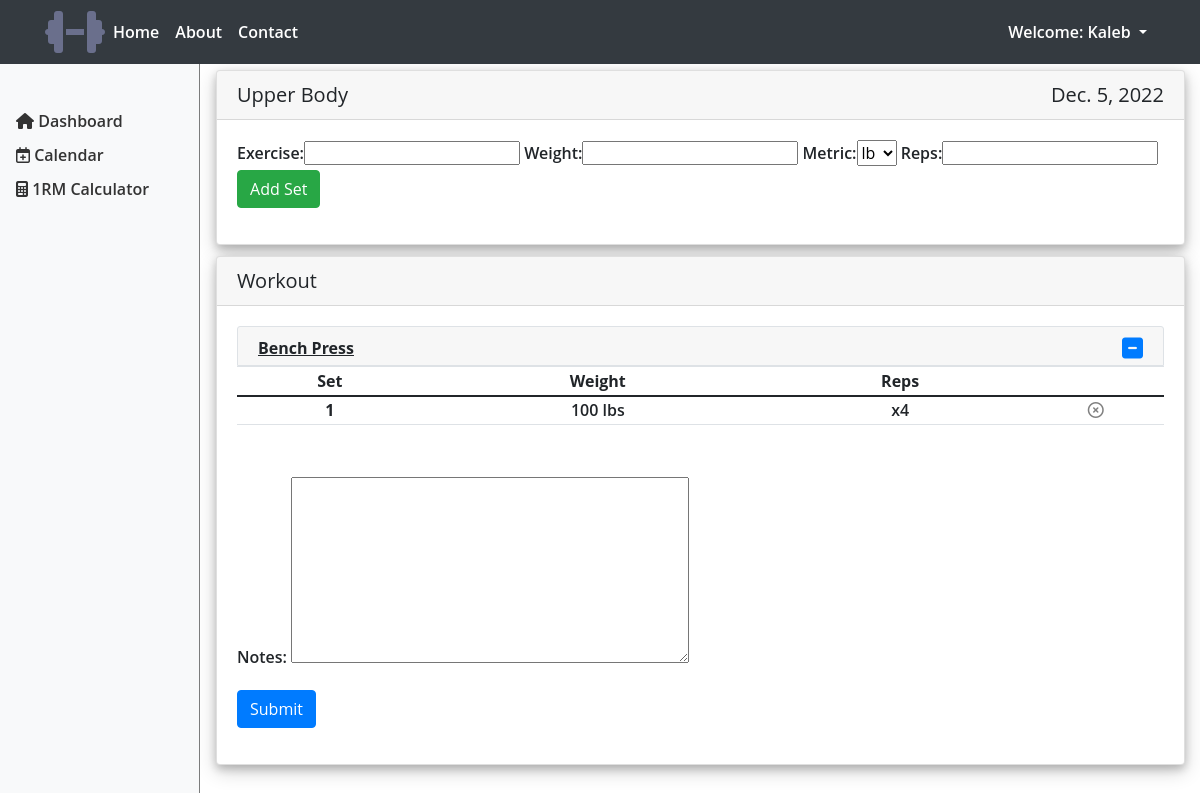
The app's page /9 (signed in) with its own data.
### fit_tracker/models.py (models this page shows, shortened)
class WorkoutName(models.Model):
    name = models.CharField(max_length=200)
    date = models.ForeignKey(
        WorkoutDate, on_delete=models.CASCADE, related_name="workoutname", null=True)

class WorkoutDate(models.Model):
    user = models.ForeignKey(
        User, on_delete=models.CASCADE, related_name="workoutdate", null=True)
    date = models.DateField()
    def __str__(self):
        return str(self.date)

class Exercise(models.Model):
    name = models.CharField(max_length=200)
    workout = models.ForeignKey(
        WorkoutName, on_delete=models.CASCADE, related_name="exercise", null=True)

class ExerciseSet(models.Model):
    METRICS = (
        ("lb", "lb"),
        ("kg", "kg"),
    )
    exercise = models.ForeignKey(
        Exercise, on_delete=models.CASCADE, related_name="exerciseset", null=True)
    weight = models.IntegerField()
    metric = models.CharField(max_length=2, choices=METRICS, default='lb')
    reps = models.IntegerField()

### fit_tracker/views.py (the view)
# urls.py: path("<int:id>", views.index, name="index"),
def index(response, id):
    x = WorkoutName.objects.get(id=id)
    ls = WorkoutDate.objects.get(id=id)
    if response.user != ls.user:
        return HttpResponse(status=403)
    if response.method == "POST":
        if 'notes' in response.POST:
            if x.notes.count() == 0:
                noteform = AdditionalNotes(response.POST)
                if noteform.is_valid():
                    note = noteform.cleaned_data["notes"]
                    n = Note(notes=note)
                    n.save()
                    x.notes.add(n)
            else:
                noteform = AdditionalNotes(response.POST)
                if noteform.is_valid():
                    note = noteform.cleaned_data["notes"]
                    noteId = x.notes.values('id')[0]['id']
                    Note.objects.filter(id=noteId).update(notes=note)
                    noteform = AdditionalNotes()
        else:
            noteform = AdditionalNotes()
        if 'exercise' in response.POST:
            form = LogExercises(response.POST)
            if form.is_valid():
                e = form.cleaned_data["exercise"]
                w = form.cleaned_data["weight"]
                m = form.cleaned_data["metric"]
                r = form.cleaned_data["reps"]
                if not x.exercise.filter(name=e).exists():
                    ex = Exercise(name=e)
                    exSets = ExerciseSet(weight=w, metric=m, reps=r)
                    ex.save()
                    exSets.save()
                    x.exercise.add(ex)
                    ex.exerciseset.add(exSets)
                else:
                    exId = x.exercise.filter(name=e).values('id')
                    exId = exId[0]['id']
                    ex = Exercise(id=exId)
                    exSets = ExerciseSet(weight=w, metric=m, reps=r)
                    exSets.save()
                    ex.exerciseset.add(exSets)
        else:
            form = LogExercises()
    else:
        if x.notes.count() > 0:
            ntId = x.notes.values('id')[0]['id']
            nt = Note.objects.get(id=ntId)
            noteform = AdditionalNotes(initial={'notes': nt})
        else:
            noteform = AdditionalNotes()
        form = LogExercises()
    return render(response, "fit_tracker/log.html", {"ls": ls, "form": form, "noteform": noteform})

### fit_tracker/forms.py
class LogExercises(forms.Form):
    METRICS = (
    ("lb", "lb"),
    ("kg", "kg"),
    )
    exercise = forms.CharField(label="Exercise",max_length=200)
    weight = forms.IntegerField()
    metric = forms.ChoiceField(choices = METRICS)
    reps = forms.IntegerField()

class AdditionalNotes(ModelForm):
    class Meta:
        model = Note
        fields= ["notes"]

### fit_tracker/templates/fit_tracker/log.html (shortened to what this page needs)
{% extends 'fit_tracker/base.html' %}
{% load static %}
{% block content %}
<link href="//netdna.bootstrapcdn.com/font-awesome/3.2.1/css/font-awesome.css" rel="stylesheet">
<link rel="stylesheet" href="https://cdnjs.cloudflare.com/ajax/libs/bootstrap-datepicker/1.9.0/css/bootstrap-datepicker.min.css" />
<link rel="stylesheet" type="text/css" href="{% static 'CSS/dashboard.css' %}">
{% for wkout in ls.workoutname.all %}
<div style="height: 220px;" class="container-fluid topdiv">
    <div class="card formcard">
      <h5 class="card-header" name = "{{ wkout.name }}" > {{ wkout.name }}<span style="float:right;">{{ls.date}}</span></h5>
      <div class="card-body">
        <form  action="" method="post" class="form-group">
          {{form}}
          <button type="submit" name="save" class= "btn btn-success">Add Set</button>
        </form>
      </div>
    </div>
</div>
{% endfor %}
<div class="container-fluid">
{% for wkout in ls.workoutname.all %}
<br><br>
<div class="card">
  <h5 class="card-header">Workout</h5>
  <div class="card-body">
  {% for e in wkout.exercise.all %}
  <div id="tablesDiv" >
   <div style="height: 40px;" class="card-header border">
  <h6><b><u>{{ e.name }}</u></b></h6>
  </div>
  <div class = "collapse" id="wTable{{ forloop.counter }}{{ ls }}" >
  <table class="table table-sm table-hover">
    <thead>
      <tr class="text-center">
        <th scope="col sm-3">Set</th>
        <th scope="col sm-3">Weight</th>
        <th scope="col sm-3">Reps</th>
        <th scope="col sm-3"></th>
      </tr>
    </thead>
    <tbody>
      {% for es in e.exerciseset.all %}
      <tr class="text-center">
        <th scope="row">{{ forloop.counter }} </th>
        <td>{% if es.weight == 0 %} bodyweight {% else %} {{ es.weight }} {{ es.metric }}s {% endif %}</td>
        <td>x{{ es.reps }}</td>
        <td><a name= "{{ es.id }}" href="{% url 'delete_set' es.id  %}"><i class="far fa-times-circle" style="color:grey;"></i></a></td>
      </tr>
      {% endfor %}
    </tbody>
  </table>
  </div>
  </div>
  {% endfor %}
  <br><br>
  {% for wkout in ls.workoutname.all %}
    {% for note in wkout.notes.all %}
      <div class="note bg-white">
      <p><b>Notes: </b></p>
      <div class="border-top my-3 bg-light"></div>
      <p>{{ note | safe }}</p>
       </div>
      <form id="editform"  action="" method="post" class="form-group" style="display: none;">
        {% csrf_token %}
         {{ noteform.media }}
        {{noteform.as_p}}
              <button type="submit" name="save" class= "btn btn-primary">Save</button>
              <a  id="cancelNote" class= "btn btn-secondary text-white">Cancel</a>
      </form>
      <div class="note">
      <small><a id="editNote" href="javascript:void();">Edit</a> | <a  data-toggle="modal" data-target="#ModalCenter" href="#">Delete</a></small>
      </div>
      <div class="modal fade" id='ModalCenter' tabindex="-1" role="dialog" aria-labelledby="exampleModalCenterTitle" aria-hidden="true">
                          <div class="modal-dialog modal-dialog-centered" role="document">
                            <div class="modal-content">
                              <div class="modal-header">
                                <h5 class="modal-title" id="ModalLTitle">Delete Note</h5>
                                <button type="button" class="close" data-dismiss="modal" aria-label="Close">
                                  <span aria-hidden="true">&times;</span>
                                </button>
                              </div>
                              <div class="modal-body text-wrap">
                              Are you sure you want to delete notes?
                              </div>
                              <div class="modal-footer">
                                <button type="button" class="btn btn-secondary" data-dismiss="modal">Close</button>
                                <a href="{% url 'delete_note' note.id  %}" type="button" class="btn btn-danger">Delete</a>
                        </div>
                    </div>
                </div>
          </div>
      {% empty %}
      <form action="" method="post" class="form-group">
        {{noteform.as_p}}
        <button type="submit" name="save" class= "btn btn-primary">Submit</button>
      </form>
    {% endfor %}
  {% endfor %}
   </div>
  </div>
{% endfor %}
<br><br>
</div>
{% endblock %}

### fit_tracker/templates/fit_tracker/base.html (shortened to what this page needs)
<!doctype html>
{% load static %}
<html lang="en" dir="ltr">
<head>
  <link href="https://cdn.jsdelivr.net/npm/bootstrap@5.0.0-beta1/dist/css/bootstrap.min.css" rel="stylesheet"
>
  <link rel="stylesheet" href="https://cdnjs.cloudflare.com/ajax/libs/font-awesome/5.15.1/css/all.min.css">
  <link rel="stylesheet" href="https://maxcdn.bootstrapcdn.com/bootstrap/4.4.1/css/bootstrap.min.css">
  <link rel="stylesheet" type="text/css" href="{% static 'CSS/fit_tracker.css' %}">
</head>
<body>
  <nav class="navbar navbar-expand-lg navbar-dark bg-dark sticky-top">
    <div class="container">
      <a href="{% url 'home' %}"> <span class="fas fa-dumbbell"
          style="font-size:48px; right: 30px; color: #6a6f8c;"></i></span></a>
      <div class="collapse navbar-collapse" id="navbarNav">
        <div class="navbar-collapse collapse w-100 order-1 order-md-0 dual-collapse2" id="navbarNav">
          <ul class="navbar-nav mr-auto">
            <li class="nav-item active">
              <a class="nav-link" href="{% url 'home' %}">Home <span class="sr-only">(current)</span></a>
            </li>
            <li class="nav-item active">
              <a class="nav-link" href="{% url 'about' %}">About </a>
            </li>
            <li class="nav-item active">
              <a class="nav-link" href="{% url 'contact' %}">Contact </a>
            </li>
          </ul>
        </div>
        {% if user.is_authenticated %}
        <ul class="navbar-nav ml-auto">
          <li class="nav-item dropdown nav-item active">
            <a class="nav-link dropdown-toggle" href="#" id="navbardrop" data-toggle="dropdown">
              Welcome: {{ user.username }}
            </a>
          </li>
        </ul>
        {% endif %}
      </div>
    </div>
  </nav>
  {% if user.is_authenticated %}
  <nav class="col-md-2 d-none d-md-block bg-light sidebar">
    <div class="sidebar-sticky position-fixed">
      <ul class="nav flex-column mt-5">
        <li id="sideItems" class="nav-item">
          <a class="side nav-link" href="{% url 'home' %}">
            <span><i class="fas fa-home"></i></span>
            Dashboard
          </a>
        </li>
        <li class="nav-item">
          <a class="side nav-link" href="{% url 'calendar' %}">
            <span><i class="far fa-calendar-plus"></i></span>
            Calendar
          </a>
        </li>
        <li class="nav-item">
          <a class="side nav-link" href="{% url 'calculator' %}">
            <span><i class="fas fa-calculator"></i></span>
            1RM Calculator
          </a>
        </li>
      </ul>
    </div>
  </nav>
  {% endif %}
  {% block content %}
  {% endblock %}
</body>
</html>

### static/CSS/fit_tracker.css (style rules this page uses)
body { margin: 0; font: 600 16px/18px 'Open Sans', sans-serif }

### fit_tracker/static/CSS/dashboard.css (style rules this page uses)
.sidebar { position: fixed; top: 0; bottom: 0; left: 0; z-index: 100; padding: 0; box-shadow: inset -1px 0 0 rgba(0, 0, 0, .5); }
.sidebar-sticky { position: -webkit-sticky; position: sticky; top: 48px; height: calc(100vh - 48px); padding-top: .5rem; overflow-x: hidden; overflow-y: auto; }
.sidebar .nav-link { color: #333; }
.navbar { position: fixed; width: 100%; }
@media only screen and (min-width : 320px) { .container-fluid { padding-left: 20%; } }
@media only screen and (min-width : 480px) { .container-fluid { padding-left: 18%; } }
@media only screen and (min-width : 768px) { .container-fluid { padding-left: 18%; } }
@media only screen and (min-width : 992px) { .container-fluid { padding-left: 18%; } }
@media only screen and (min-width : 1200px) { .container-fluid { padding-left: 18%; } }
.topdiv { padding-top: 70px; }
.card { box-shadow: 0 4px 8px 0 rgba(0, 0, 0, 0.2), 0 6px 20px 0 rgba(0, 0, 0, 0.19); }

### records on screen
WorkoutName: name "Upper Body"
WorkoutDate: date "Dec. 5, 2022"
Exercise: name "Bench Press"
ExerciseSet: weight "100", metric "lb", reps "4"

### other values on screen
{{ user.username }} "Kaleb"
